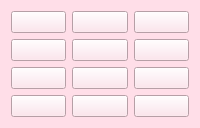
               <widget class="QWidget" name="tab_9">
                <property name="styleSheet">
                 <string notr="true">background-color: rgb(255, 222, 232);</string>
                </property>
                <attribute name="title">
                 <string>9лет</string>
                </attribute>
                <layout class="QGridLayout" name="gridLayout_11">
                 <item row="0" column="0">
                  <widget class="QPushButton" name="btn_9_1">
                   <property name="minimumSize">
                    <size>
                     <width>0</width>
                     <height>0</height>
                    </size>
                   </property>
                   <property name="maximumSize">
                    <size>
                     <width>16777215</width>
                     <height>16777215</height>
                    </size>
                   </property>
                   <property name="cursor">
                    <cursorShape>PointingHandCursor</cursorShape>
                   </property>
                   <property name="focusPolicy">
                    <enum>Qt::TabFocus</enum>
                   </property>
                   <property name="text">
                    <string/>
                   </property>
                  </widget>
                 </item>
                 <item row="0" column="1">
                  <widget class="QPushButton" name="btn_9_5">
                   <property name="minimumSize">
                    <size>
                     <width>0</width>
                     <height>0</height>
                    </size>
                   </property>
                   <property name="maximumSize">
                    <size>
                     <width>16777215</width>
                     <height>16777215</height>
                    </size>
                   </property>
                   <property name="cursor">
                    <cursorShape>PointingHandCursor</cursorShape>
                   </property>
                   <property name="focusPolicy">
                    <enum>Qt::TabFocus</enum>
                   </property>
                   <property name="text">
                    <string/>
                   </property>
                  </widget>
                 </item>
                 <item row="0" column="2">
                  <widget class="QPushButton" name="btn_9_9">
                   <property name="minimumSize">
                    <size>
                     <width>0</width>
                     <height>0</height>
                    </size>
                   </property>
                   <property name="maximumSize">
                    <size>
                     <width>16777215</width>
                     <height>16777215</height>
                    </size>
                   </property>
                   <property name="cursor">
                    <cursorShape>PointingHandCursor</cursorShape>
                   </property>
                   <property name="focusPolicy">
                    <enum>Qt::TabFocus</enum>
                   </property>
                   <property name="text">
                    <string/>
                   </property>
                  </widget>
                 </item>
                 <item row="1" column="0">
                  <widget class="QPushButton" name="btn_9_2">
                   <property name="minimumSize">
                    <size>
                     <width>0</width>
                     <height>0</height>
                    </size>
                   </property>
                   <property name="maximumSize">
                    <size>
                     <width>16777215</width>
                     <height>16777215</height>
                    </size>
                   </property>
                   <property name="cursor">
                    <cursorShape>PointingHandCursor</cursorShape>
                   </property>
                   <property name="focusPolicy">
                    <enum>Qt::TabFocus</enum>
                   </property>
                   <property name="text">
                    <string/>
                   </property>
                  </widget>
                 </item>
                 <item row="1" column="1">
                  <widget class="QPushButton" name="btn_9_6">
                   <property name="minimumSize">
                    <size>
                     <width>0</width>
                     <height>0</height>
                    </size>
                   </property>
                   <property name="maximumSize">
                    <size>
                     <width>16777215</width>
                     <height>16777215</height>
                    </size>
                   </property>
                   <property name="cursor">
                    <cursorShape>PointingHandCursor</cursorShape>
                   </property>
                   <property name="focusPolicy">
                    <enum>Qt::TabFocus</enum>
                   </property>
                   <property name="text">
                    <string/>
                   </property>
                  </widget>
                 </item>
                 <item row="1" column="2">
                  <widget class="QPushButton" name="btn_9_10">
                   <property name="minimumSize">
                    <size>
                     <width>0</width>
                     <height>0</height>
                    </size>
                   </property>
                   <property name="maximumSize">
                    <size>
                     <width>16777215</width>
                     <height>16777215</height>
                    </size>
                   </property>
                   <property name="cursor">
                    <cursorShape>PointingHandCursor</cursorShape>
                   </property>
                   <property name="focusPolicy">
                    <enum>Qt::TabFocus</enum>
                   </property>
                   <property name="text">
                    <string/>
                   </property>
                  </widget>
                 </item>
                 <item row="2" column="0">
                  <widget class="QPushButton" name="btn_9_3">
                   <property name="minimumSize">
                    <size>
                     <width>0</width>
                     <height>0</height>
                    </size>
                   </property>
                   <property name="maximumSize">
                    <size>
                     <width>16777215</width>
                     <height>16777215</height>
                    </size>
                   </property>
                   <property name="cursor">
                    <cursorShape>PointingHandCursor</cursorShape>
                   </property>
                   <property name="focusPolicy">
                    <enum>Qt::TabFocus</enum>
                   </property>
                   <property name="text">
                    <string/>
                   </property>
                  </widget>
                 </item>
                 <item row="2" column="1">
                  <widget class="QPushButton" name="btn_9_7">
                   <property name="minimumSize">
                    <size>
                     <width>0</width>
                     <height>0</height>
                    </size>
                   </property>
                   <property name="maximumSize">
                    <size>
                     <width>16777215</width>
                     <height>16777215</height>
                    </size>
                   </property>
                   <property name="cursor">
                    <cursorShape>PointingHandCursor</cursorShape>
                   </property>
                   <property name="focusPolicy">
                    <enum>Qt::TabFocus</enum>
                   </property>
                   <property name="text">
                    <string/>
                   </property>
                  </widget>
                 </item>
                 <item row="2" column="2">
                  <widget class="QPushButton" name="btn_9_11">
                   <property name="minimumSize">
                    <size>
                     <width>0</width>
                     <height>0</height>
                    </size>
                   </property>
                   <property name="maximumSize">
                    <size>
                     <width>16777215</width>
                     <height>16777215</height>
                    </size>
                   </property>
                   <property name="cursor">
                    <cursorShape>PointingHandCursor</cursorShape>
                   </property>
                   <property name="focusPolicy">
                    <enum>Qt::TabFocus</enum>
                   </property>
                   <property name="text">
                    <string/>
                   </property>
                  </widget>
                 </item>
                 <item row="3" column="0">
                  <widget class="QPushButton" name="btn_9_4">
                   <property name="minimumSize">
                    <size>
                     <width>0</width>
                     <height>0</height>
                    </size>
                   </property>
                   <property name="maximumSize">
                    <size>
                     <width>16777215</width>
                     <height>16777215</height>
                    </size>
                   </property>
                   <property name="cursor">
                    <cursorShape>PointingHandCursor</cursorShape>
                   </property>
                   <property name="focusPolicy">
                    <enum>Qt::TabFocus</enum>
                   </property>
                   <property name="text">
                    <string/>
                   </property>
                  </widget>
                 </item>
                 <item row="3" column="1">
                  <widget class="QPushButton" name="btn_9_8">
                   <property name="minimumSize">
                    <size>
                     <width>0</width>
                     <height>0</height>
                    </size>
                   </property>
                   <property name="maximumSize">
                    <size>
                     <width>16777215</width>
                     <height>16777215</height>
                    </size>
                   </property>
                   <property name="cursor">
                    <cursorShape>PointingHandCursor</cursorShape>
                   </property>
                   <property name="focusPolicy">
                    <enum>Qt::TabFocus</enum>
                   </property>
                   <property name="text">
                    <string/>
                   </property>
                  </widget>
                 </item>
                 <item row="3" column="2">
                  <widget class="QPushButton" name="btn_9_12">
                   <property name="minimumSize">
                    <size>
                     <width>0</width>
                     <height>0</height>
                    </size>
                   </property>
                   <property name="maximumSize">
                    <size>
                     <width>16777215</width>
                     <height>16777215</height>
                    </size>
                   </property>
                   <property name="cursor">
                    <cursorShape>PointingHandCursor</cursorShape>
                   </property>
                   <property name="focusPolicy">
                    <enum>Qt::TabFocus</enum>
                   </property>
                   <property name="text">
                    <string/>
                   </property>
                  </widget>
                 </item>
                </layout>
               </widget>
